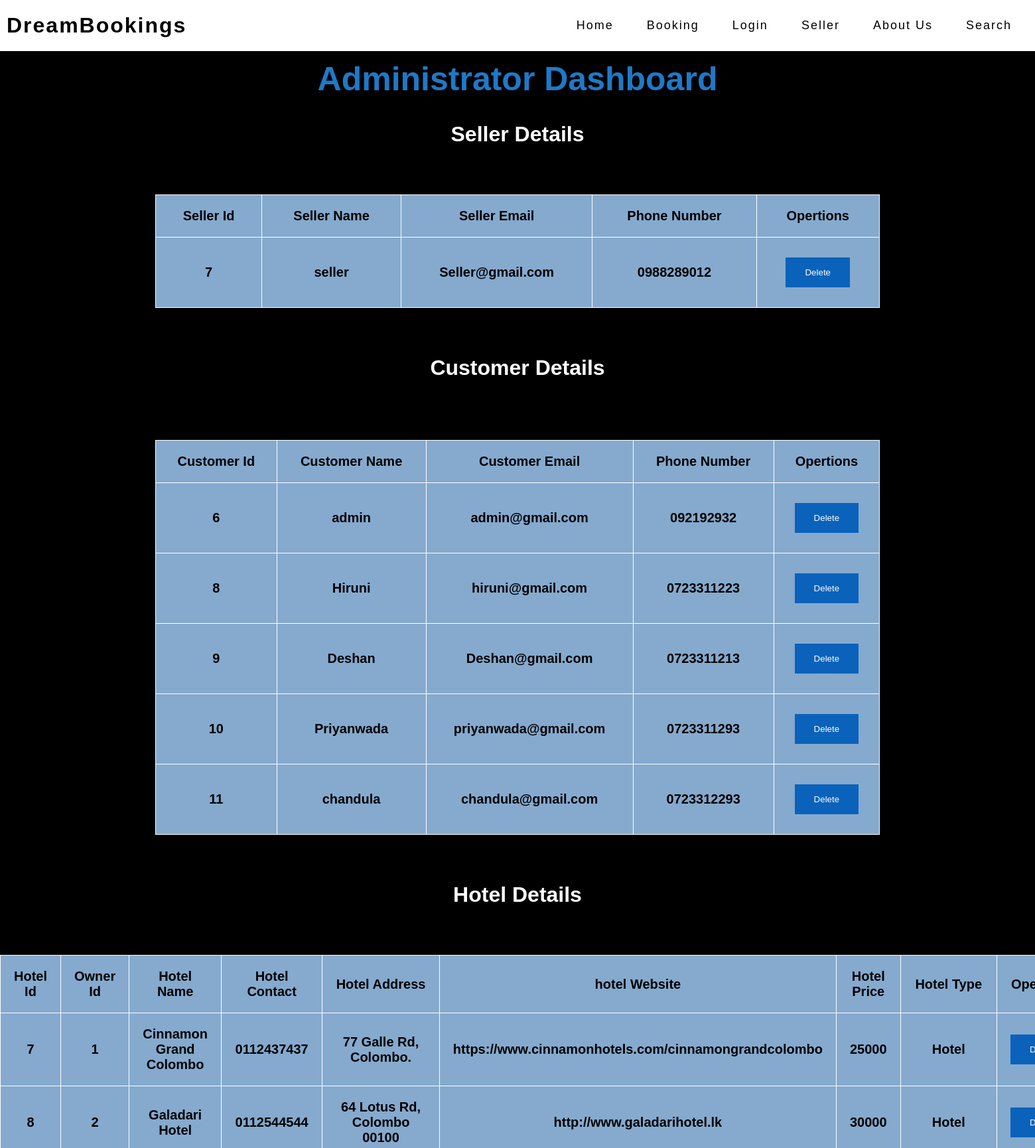
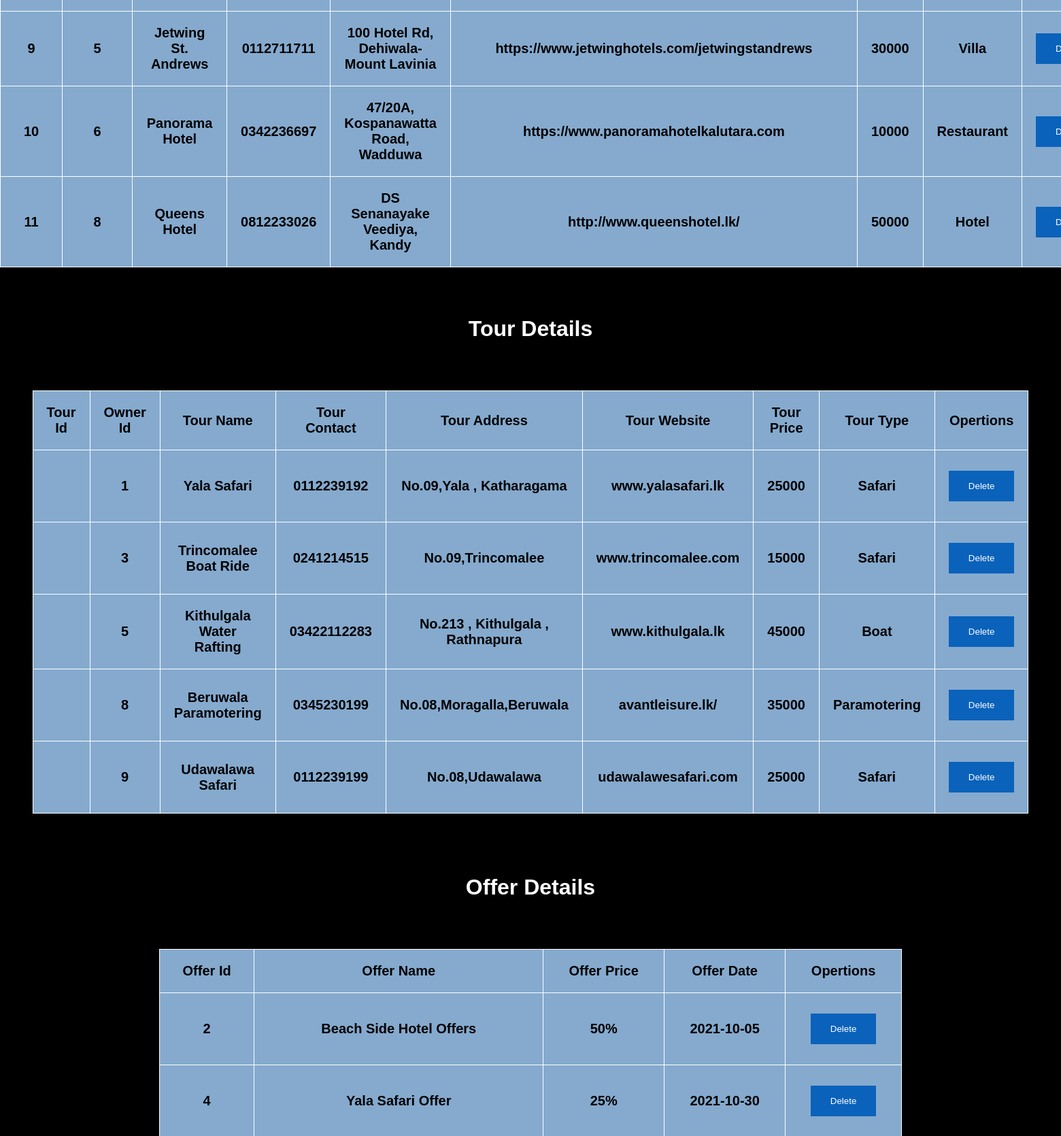
/AdministratorDashboard.php (upper part), run on the app's committed database (2 pictures, top to bottom).
### tables this page shows
CREATE TABLE `seller` (
  `seller_id` int(6) NOT NULL,
  `username` varchar(100) NOT NULL,
  `email` varchar(200) NOT NULL,
  `password` varchar(100) NOT NULL,
  `confirm_password` varchar(100) NOT NULL,
  `phone` varchar(15) NOT NULL
);

CREATE TABLE `customer` (
  `user_id` int(11) NOT NULL,
  `username` varchar(100) NOT NULL,
  `email` varchar(300) NOT NULL,
  `password` varchar(200) NOT NULL,
  `confirm_password` varchar(200) NOT NULL,
  `phone` varchar(15) NOT NULL
);

CREATE TABLE `hotels` (
  `hotel_id` int(6) NOT NULL,
  `owner_id` int(6) NOT NULL,
  `hotel_name` varchar(200) NOT NULL,
  `hotel_contact` varchar(14) NOT NULL,
  `hotel_address` varchar(1000) NOT NULL,
  `hotel_website` varchar(1000) NOT NULL,
  `hotel_desc` varchar(5000) NOT NULL,
  `hotel_price` int(100) NOT NULL,
  `hotel_type` varchar(100) NOT NULL
);

CREATE TABLE `tours` (
  `tour_id` int(6) DEFAULT NULL,
  `owner_id` int(6) NOT NULL,
  `tour_name` varchar(500) NOT NULL,
  `tour_contact` varchar(15) NOT NULL,
  `tour_address` varchar(1000) NOT NULL,
  `tour_website` varchar(1000) NOT NULL,
  `tour_desc` varchar(5000) NOT NULL,
  `tour_price` int(100) NOT NULL,
  `tour_type` varchar(500) NOT NULL
);

CREATE TABLE `offers` (
  `offer_id` int(6) NOT NULL,
  `offer_name` varchar(500) NOT NULL,
  `offer_price` int(200) NOT NULL,
  `offer_date` date NOT NULL
);

### AdministratorDashboard.php (the view, shortened to what this page needs)
<?php
include 'config.php';
?>
<!DOCTYPE html>
<html lang="en">
<head>
   <link rel="stylesheet" href="css/styles.css">
</head>
<body>
   <header class="navbar">
      <a href="home.php" class="logo">DreamBookings</a>
      <ul>
         <li><a href="home.php">Home</a></li>
         <li><a href="Booking.php">Booking</a></li>
         <li><a href="Login.php">Login</a></li>
         <li><a href="SellerLogin.php">Seller</a></li>
         <li><a href="About.php">About Us</a></li>
         <li><a href="Search.php">Search</a></li>
      </ul>
   </header>
<body>
  <br><br><br><br><br>
  <center>
  <h1 class="text2">Administrator Dashboard</h1>
  <br><br>
  <h1>Seller Details</h1>
  <br><br><br><br>
 <table>
   <tr>
   <th>Seller Id</th>
   <th>Seller Name</th>
   <th>Seller Email</th>
   <th>Phone Number</th>
   <th>Opertions</th>
</tr>
</center>
<?php
        $sql = "SELECT *
                FROM  seller";
        $result = $connection ->query($sql);
        if($result)
        {
            while($row =mysqli_fetch_assoc($result))
            {
              $id = $row['seller_id'];
              $name = $row['username'];
              $email = $row['email'];
              $phone = $row['phone'];
              echo '<tr>
                        <th>'.$id.'</th>
                        <th>'.$name.'</th>
                        <th>'.$email.'</th>
                        <th>'.$phone.'</th>
                        <td><center>
                        <button><a style="color:white; "href="DeleteSeller.php?delete_id='.$id.'">Delete</a></button>
                        </td></center>
                    </tr>';
    }
  }
?>
<br><br><br><br>
  <center>
    <h1>Customer Details</h1>
  <br><br><br><br>
 <table>
   <tr>
   <th>Customer Id</th>
   <th>Customer Name</th>
   <th>Customer Email</th>
   <th>Phone Number</th>
   <th>Opertions</th>
</tr>
</center>
<?php
        $sql = "SELECT *
                FROM  customer";
        $result = $connection ->query($sql);
        if($result)
        {
            while($row =mysqli_fetch_assoc($result))
            {
              $id = $row['user_id'];
              $name = $row['username'];
              $email = $row['email'];
              $phone = $row['phone'];
              echo '<tr>
                        <th>'.$id.'</th>
                        <th>'.$name.'</th>
                        <th>'.$email.'</th>
                        <th>'.$phone.'</th>
                        <td><center>
                        <button><a style="color:white; "href="DeleteCustomer.php?delete_id='.$id.'">Delete</a></button>
                        </td>/center>
                    </tr>';
    }
  }
?>
<br><br><br><br>
  <center>
    <h1>Hotel Details</h1>
  <br><br><br><br>
 <table>
   <tr>
   <th>Hotel Id</th>
   <th>Owner Id</th>
   <th>Hotel Name</th>
   <th>Hotel Contact</th>
   <th>Hotel Address</th>
   <th>hotel Website</th>
   <th>Hotel Price</th>
   <th>Hotel Type</th>
   <th>Opertions</th>
</tr>
</center>
<?php
        $sql = "SELECT *
                FROM  hotels";
        $result = $connection ->query($sql);
        if($result)
        {
            while($row =mysqli_fetch_assoc($result))
            {
              $id = $row['hotel_id'];
              $hotel_owner = $row['owner_id'];
              $hotel_name = $row['hotel_name'];
              $hotel_contact = $row['hotel_contact'];
              $hotel_address = $row['hotel_address'];
              $hotel_website = $row['hotel_website'];
              $hotel_price = $row['hotel_price'];
              $hotel_type = $row['hotel_type'];
              echo '<tr>
                        <th>'.$id.'</th>
                        <th>'.$hotel_owner.'</th>
                        <th>'.$hotel_name.'</th>
                        <th>'.$hotel_contact.'</th>
                        <th>'.$hotel_address.'</th>
                        <th>'.$hotel_website.'</th>
                        <th>'.$hotel_price.'</th>
                        <th>'.$hotel_type.'</th>
                        <td><center>
                        <button><a style="color:white; "href="DeleteHotels.php?delete_id='.$id.'">Delete</a></button>
                        </td></center>
                    </tr>';
    }
  }
?>
<br><br><br><br>
  <center>
    <h1>Tour Details</h1>
  <br><br><br><br>
 <table>
   <tr>
   <th>Tour Id</th>
   <th>Owner Id</th>
   <th>Tour Name</th>
   <th>Tour Contact</th>
   <th>Tour Address</th>
   <th>Tour Website</th>
   <th>Tour Price</th>
   <th>Tour Type</th>
   <th>Opertions</th>
</tr>
</center>
<?php
        $sql = "SELECT *
                FROM  tours";
        $result = $connection ->query($sql);
        if($result)
        {
            while($row =mysqli_fetch_assoc($result))
            {
              $id = $row['tour_id'];
              $Tour_owner = $row['owner_id'];
              $Tour_name = $row['tour_name'];
              $Tour_contact = $row['tour_contact'];
              $Tour_address = $row['tour_address'];
              $Tour_website = $row['tour_website'];
              $Tour_price = $row['tour_price'];
              $Tour_type = $row['tour_type'];
              echo '<tr>
                        <th>'.$id.'</th>
                        <th>'.$Tour_owner.'</th>
                        <th>'.$Tour_name.'</th>
                        <th>'.$Tour_contact.'</th>
                        <th>'.$Tour_address.'</th>
                        <th>'.$Tour_website.'</th>
                        <th>'.$Tour_price.'</th>
                        <th>'.$Tour_type.'</th>
                        <td><center>
                        <button><a style="color:white;" href="DeleteTours.php?delete_id='.$id.'">Delete</a></button>
                        </td></center>
                    </tr>';
    }
  }
?>
<br><br><br><br><br>
  <center>
  <h1>Offer Details</h1>
  <br><br><br><br>
 <table>
   <tr>
   <th>Offer Id</th>
   <th>Offer Name</th>
   <th>Offer Price</th>
   <th>Offer Date</th>
   <th>Opertions</th>
</tr>
</center>
<?php
        $sql = "SELECT *
                FROM  offers";
        $result = $connection ->query($sql);
        if($result)
        {
            while($row =mysqli_fetch_assoc($result))
            {
              $id = $row['offer_id'];
              $name = $row['offer_name'];
              $price = $row['offer_price'];
              $date = $row['offer_date'];
              echo '<tr>
                        <th>'.$id.'</th>
                        <th>'.$name.'</th>
                        <th>'.$price.'%</th>
                        <th>'.$date.'</th>
                        <td><center>
                        <button><a style="color:white; "href="DeleteOffer.php?delete_id='.$id.'">Delete</a></button>
                        </td></center>
                    </tr>';
    }
  }
?>
<br><br><br><br>
<?php include('php/footer.php');?>
</body>
</html>

### php/footer.php (shortened to what this page needs)
   </body>
</html>

### css/styles.css (style rules this page uses)
* { margin: 0; padding: 0; box-sizing: border-box; font-family: 'Poppings',sans-serif; text-decoration: none; }
body { background-color: rgb(0, 0, 0); }
.navbar { position: fixed; top:0; left:0; width:100%; display:flex; justify-content: space-between; align-items: center; transition: 0.6s; padding: 20px 10px; z-index: 100000; background-color: #FFFFFF; }
.navbar .logo { position: relative; font-weight: 700; color: rgb(0, 0, 0); font-size: 2em; letter-spacing: 2px; transition: 0.6s; }
.navbar ul { position: relative; display: flex; justify-content: center; align-items: center; }
.navbar ul li { position: relative; list-style: none; }
.navbar ul li a { position: relative; padding: 10px; background-color: rgb(255, 255, 255); margin: 0 15px; color:black; letter-spacing: 2px; font-weight: 500; font-size: large; transition: 0.6s; }
button { background-color: rgb(10, 98, 187); width: 100%; color: rgb(0, 0, 0); padding: 15px; margin: 10px 0px; border: none; cursor: pointer; width: auto; padding: 15px 29px; margin-left: 0px; }
.text2 { color: rgb(31, 121, 199); font-size: 50px; }

### AdministratorDashboard.php (style rules this page uses)
h2,h1,p { color:white; }
table { border-collapse: collapse; width: 70%; }
table, th, td { border: 1px solid white; background:#85aace; font-size:20px; padding:20px; }

### data on the page
seller: seller_id "7", username "seller", email "Seller@gmail.com", phone "0988289012"
customer: user_id "6", username "admin", email "admin@gmail.com", phone "092192932"
customer: user_id "8", username "Hiruni", email "hiruni@gmail.com", phone "0723311223"
customer: user_id "9", username "Deshan", email "Deshan@gmail.com", phone "0723311213"
customer: user_id "10", username "Priyanwada", email "priyanwada@gmail.com", phone "0723311293"
customer: user_id "11", username "chandula", email "chandula@gmail.com", phone "0723312293"
hotels: hotel_id "7", owner "1", hotel_name "Cinnamon Grand Colombo", hotel_contact "0112437437", hotel_address "77 Galle Rd, Colombo.", hotel_website "https://www.cinnamonhotels.com/cinnamongrandcolombo", hotel_price "25000", hotel_type "Hotel"
hotels: hotel_id "8", owner "2", hotel_name "Galadari Hotel", hotel_contact "0112544544", hotel_address "64 Lotus Rd, Colombo 00100", hotel_website "http://www.galadarihotel.lk", hotel_price "30000", hotel_type "Hotel"
hotels: hotel_id "9", owner "5", hotel_name "Jetwing St. Andrews", hotel_contact "0112711711", hotel_address "100 Hotel Rd, Dehiwala-Mount Lavinia", hotel_website "https://www.jetwinghotels.com/jetwingstandrews", hotel_price "30000", hotel_type "Villa"
hotels: hotel_id "10", owner "6", hotel_name "Panorama Hotel", hotel_contact "0342236697", hotel_address "47/20A, Kospanawatta Road, Wadduwa", hotel_website "https://www.panoramahotelkalutara.com", hotel_price "10000", hotel_type "Restaurant"
hotels: hotel_id "11", owner "8", hotel_name "Queens Hotel", hotel_contact "0812233026", hotel_address "DS Senanayake Veediya, Kandy", hotel_website "http://www.queenshotel.lk/", hotel_price "50000", hotel_type "Hotel"
tours: owner_id "1", tour_name "Yala Safari", tour_contact "0112239192", tour_address "No.09,Yala , Katharagama", tour_website "www.yalasafari.lk", tour_price "25000", tour_type "Safari"
tours: owner_id "3", tour_name "Trincomalee Boat Ride", tour_contact "0241214515", tour_address "No.09,Trincomalee", tour_website "www.trincomalee.com", tour_price "15000", tour_type "Safari"
tours: owner_id "5", tour_name "Kithulgala Water Rafting", tour_contact "03422112283", tour_address "No.213 , Kithulgala , Rathnapura", tour_website "www.kithulgala.lk", tour_price "45000", tour_type "Boat"
tours: owner_id "8", tour_name "Beruwala Paramotering", tour_contact "0345230199", tour_address "No.08,Moragalla,Beruwala", tour_website "avantleisure.lk/", tour_price "35000", tour_type "Paramotering"
tours: owner_id "9", tour_name "Udawalawa Safari", tour_contact "0112239199", tour_address "No.08,Udawalawa", tour_website "udawalawesafari.com", tour_price "25000", tour_type "Safari"
offers: offer_id "2", offer_name "Beach Side Hotel Offers", offer_price "50", offer_date "2021-10-05"
offers: offer_id "4", offer_name "Yala Safari Offer", offer_price "25", offer_date "2021-10-30"
